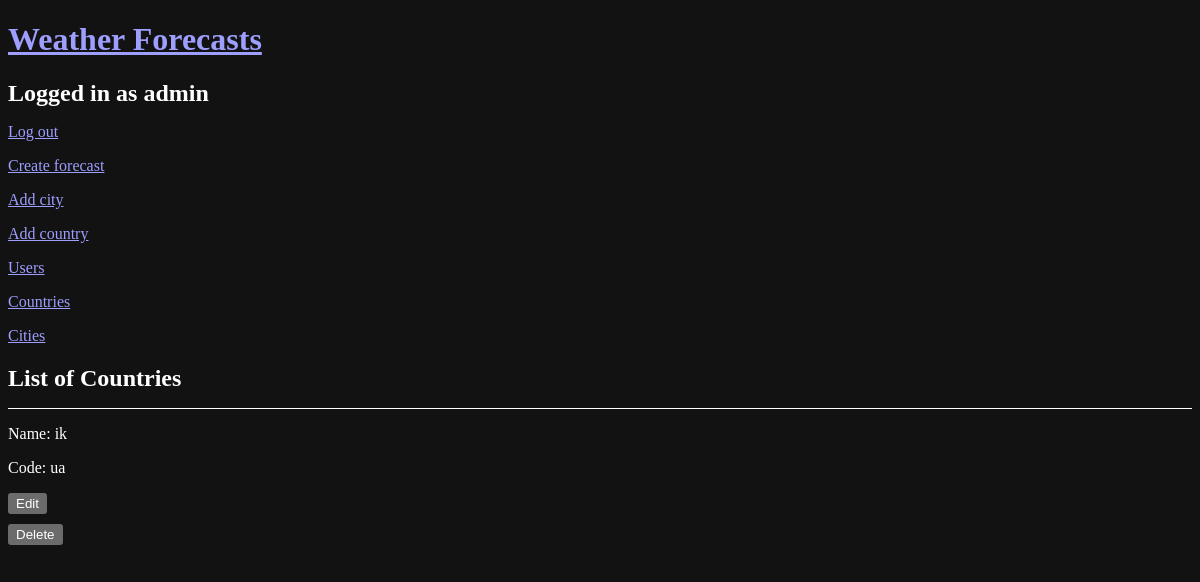
The page /countries (signed in) on the database as committed earlier.
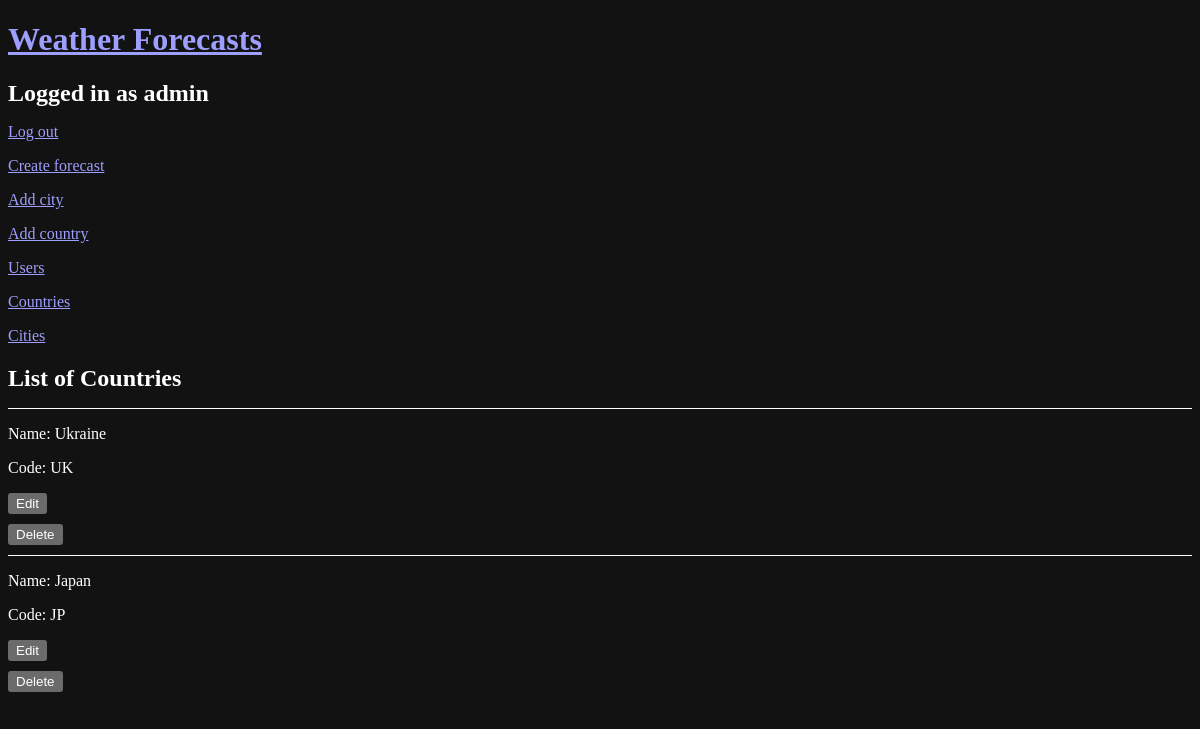
The same page on the database as committed later.
### models.py (models this page shows, shortened)
class Country(db.Model):
    __tablename__ = 'country'
    id = db.Column(db.Integer, primary_key=True)
    name = db.Column(db.String(100), nullable=False)
    code = db.Column(db.String(2), nullable=False)

### app.py (the view)
@app.route('/countries')
@login_required
def countries():
    countries = Country.query.all()
    form = CSRFProtectForm()
    return render_template('countries.html', countries=countries, form = form)

### app.py (called while the page is built)
@login_manager.user_loader
def load_user(user_id):
    return User.query.get(int(user_id))

### templates/countries.html (shortened to what this page needs)
{% extends "base.html" %}
{% block content %}
  <h2>
    List of Countries
  </h2>
  <ul>
    {% for country in countries %}
      <li>
        <p>Name: {{ country.name }}</p>
        <p>Code: {{ country.code }}</p>
        {% if current_user is not none and current_user.is_staff %}
          <button onclick="location.href = '{{ url_for('edit_country', country_id=country.id) }}'">Edit</button>
          <form action="{{ url_for('delete_country', country_id=country.id) }}" method="POST">
            <button type="submit">Delete</button>
          </form>
        {% endif %}
      </li>
    {% endfor %}
  </ul>
{% endblock %}

Rows that differ between the two databases and show on the page:
changed Country: name "ik" → "Ukraine"; code "ua" → "UK"
added Country: name "Japan", code "JP"
